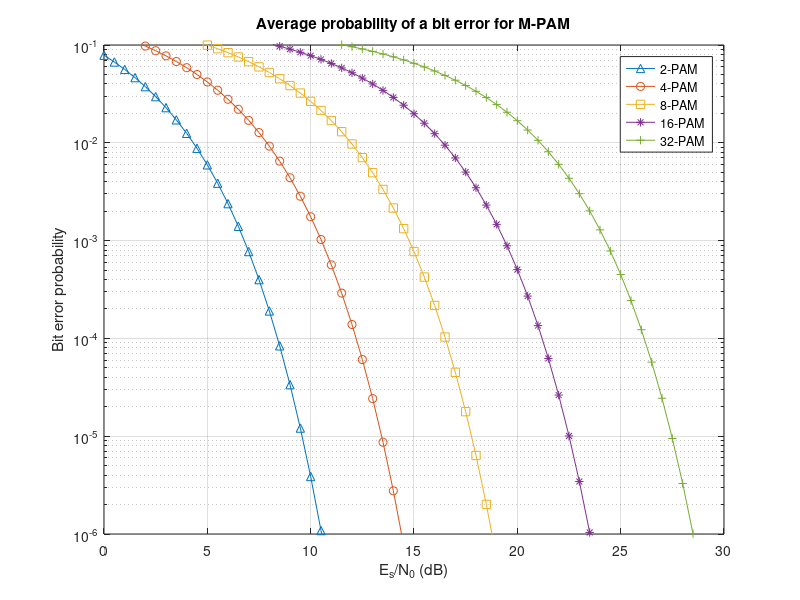

Here is the MATLAB script that generated this plot:
% Probability of a bit error for M-PAM
% EE 161 - Digital Communication Systems - Spring 2012
% Prof. Robert Morelos-Zaragoza. San Jose State University

clear all;
set(1)=2; set(2)=4; set(3)=8; set(4)=16; set(5)=32;  % Constellation sizes
for j=1:5
    i = 1;
    M = set(j); 
    for esnodb=0:0.5:30
        esno = 10^(esnodb/10);
        Pe(j,i) = (2*(M-1)/(log2(M)*M))*qfunc(sqrt((6*log2(M)/(M^2-1))*esno)); 
        snr(i) = esnodb;
        i=i+1;
    end
end
semilogy(snr,Pe(1,:),'-^',snr,Pe(2,:),'-o',snr,Pe(3,:),'-s', ...
                                    snr,Pe(4,:),'-*',snr,Pe(5,:),'-+')
axis( [0 30 1e-6 1e-1]), grid on
xlabel('E_s/N_0 (dB)'); ylabel('Bit error probability')
legend('2-PAM','4-PAM','8-PAM','16-PAM','32-PAM');
title('Average probability of a bit error for M-PAM')
hold off
